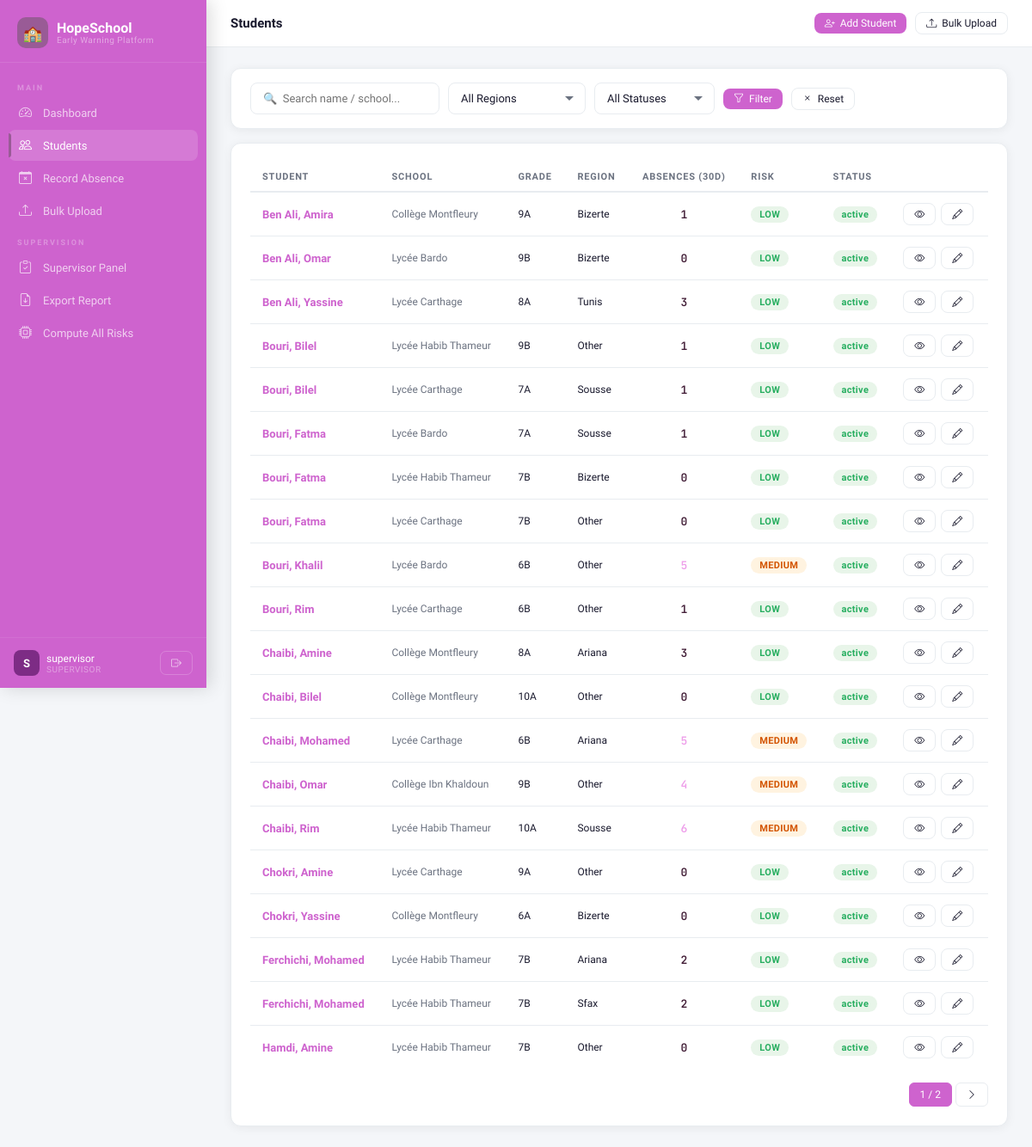
Page /students/ (signed in) on the committed database.
### earlywarning/models.py (models this page shows, shortened)
class Student(models.Model):
    first_name    = models.CharField(max_length=100)
    last_name     = models.CharField(max_length=100)
    date_of_birth = models.DateField()
    school        = models.CharField(max_length=200)
    grade         = models.CharField(max_length=20)
    region        = models.CharField(max_length=50, choices=REGION_CHOICES, default='tunis')
    status        = models.CharField(max_length=20, choices=STATUS_CHOICES, default='active')
    created_at    = models.DateTimeField(auto_now_add=True)
    updated_at    = models.DateTimeField(auto_now=True)
    class Meta:
        ordering = ['last_name', 'first_name']
        indexes = [models.Index(fields=['school', 'grade']),
                   models.Index(fields=['region'])]
    @property
    def recent_absence_count(self):
        cutoff = date.today() - timezone.timedelta(days=30)
        return self.absences.filter(date__gte=cutoff, justified=False).count()
    @property
    def current_risk_level(self):
        score = self.risk_scores.order_by('-computed_at').first()
        return score.level if score else 'low'

class RiskScore(models.Model):
    student      = models.ForeignKey(Student, on_delete=models.CASCADE, related_name='risk_scores')
    score        = models.FloatField()
    level        = models.CharField(max_length=10, choices=RISK_LEVEL_CHOICES)
    explanation  = models.TextField()
    computed_at  = models.DateField()
    computed_by  = models.ForeignKey(User, on_delete=models.SET_NULL, null=True, blank=True)
    class Meta:
        ordering = ['-computed_at']

### earlywarning/views.py (the view)
# urls.py: path('students/',                    views.student_list,   name='student_list'),
@login_required
def student_list(request):
    role = get_user_role(request.user)
    qs = Student.objects.all().prefetch_related('risk_scores', 'absences', 'alerts')
    q      = request.GET.get('q', '')
    region = request.GET.get('region', '')
    risk   = request.GET.get('risk', '')
    status = request.GET.get('status', '')
    if q:
        qs = qs.filter(Q(first_name__icontains=q) | Q(last_name__icontains=q) | Q(school__icontains=q))
    if region:
        qs = qs.filter(region=region)
    if status:
        qs = qs.filter(status=status)
    paginator = Paginator(qs, 20)
    page      = paginator.get_page(request.GET.get('page'))
    from .models import REGION_CHOICES, STATUS_CHOICES
    return render(request, 'earlywarning/student_list.html', {
        'page': page, 'role': role,
        'region_choices': REGION_CHOICES, 'status_choices': STATUS_CHOICES,
        'filters': {'q': q, 'region': region, 'risk': risk, 'status': status},
    })

### earlywarning/permissions.py (called while the page is built)
def get_user_role(user):
    if not user.is_authenticated:
        return None
    if user.is_staff or user.groups.filter(name='admin').exists():
        return 'admin'
    if user.groups.filter(name='supervisor').exists():
        return 'supervisor'
    if user.groups.filter(name='operator').exists():
        return 'operator'
    return 'operator'  # default

### earlywarning/templates/earlywarning/student_list.html (shortened to what this page needs)
{% extends 'earlywarning/base.html' %}
{% block page_title %}Students{% endblock %}
{% block topbar_actions %}
  <a href="{% url 'student_create' %}" class="btn btn-primary btn-sm"><i class="bi bi-person-plus"></i> Add Student</a>
  <a href="{% url 'bulk_upload' %}" class="btn btn-outline btn-sm"><i class="bi bi-upload"></i> Bulk Upload</a>
{% endblock %}
{% block content %}
<div class="card" style="padding:16px 22px;margin-bottom:16px">
  <form method="get" style="display:flex;gap:10px;align-items:center;flex-wrap:wrap">
    <input name="q" class="form-control" style="width:220px" placeholder="🔍  Search name / school..." value="{{ filters.q }}">
    <select name="region" class="form-control form-select" style="width:160px">
      <option value="">All Regions</option>
    </select>
    <select name="status" class="form-control form-select" style="width:140px">
      <option value="">All Statuses</option>
    </select>
    <button type="submit" class="btn btn-primary btn-sm"><i class="bi bi-funnel"></i> Filter</button>
    <a href="{% url 'student_list' %}" class="btn btn-outline btn-sm"><i class="bi bi-x"></i> Reset</a>
  </form>
</div>
<div class="card" style="padding:22px">
  <div class="table-wrap">
    <table>
      <thead>
        <tr>
          <th>Student</th>
          <th>School</th>
          <th>Grade</th>
          <th>Region</th>
          <th style="text-align:center">Absences (30d)</th>
          <th>Risk</th>
          <th>Status</th>
          <th></th>
        </tr>
      </thead>
      <tbody>
      {% for s in page %}
      <tr>
        <td>
          <a href="{% url 'student_detail' s.pk %}" style="font-weight:600;color:var(--green);text-decoration:none">
            {{ s.last_name }}, {{ s.first_name }}
          </a>
        </td>
        <td style="color:var(--muted);font-size:12px">{{ s.school }}</td>
        <td style="font-size:12px">{{ s.grade }}</td>
        <td style="font-size:12px">{{ s.get_region_display }}</td>
        <td style="text-align:center">
          <span style="font-family:'JetBrains Mono',monospace;font-weight:600;color:{% if s.recent_absence_count >= 7 %}var(--red){% elif s.recent_absence_count >= 4 %}var(--orange){% else %}var(--green-light){% endif %}">
            {{ s.recent_absence_count }}
          </span>
        </td>
        <td><span class="badge badge-{{ s.current_risk_level }}">{{ s.current_risk_level|upper }}</span></td>
        <td><span class="badge badge-{{ s.status }}">{{ s.status }}</span></td>
        <td style="display:flex;gap:6px">
          <a href="{% url 'student_detail' s.pk %}" class="btn btn-outline btn-sm"><i class="bi bi-eye"></i></a>
          <a href="{% url 'student_edit' s.pk %}" class="btn btn-outline btn-sm"><i class="bi bi-pencil"></i></a>
        </td>
      </tr>
      {% empty %}
      <tr><td colspan="8" style="text-align:center;color:var(--muted);padding:40px">
        <i class="bi bi-search" style="font-size:24px"></i>
        <div style="margin-top:8px;font-size:13px">No students found.</div>
      </td></tr>
      {% endfor %}
      </tbody>
    </table>
  </div>
  {% if page.has_other_pages %}
  <div class="pagination">
    <span class="page-btn active">{{ page.number }} / {{ page.paginator.num_pages }}</span>
    {% if page.has_next %}
    <a href="?page={{ page.next_page_number }}" class="page-btn"><i class="bi bi-chevron-right"></i></a>
    {% endif %}
  </div>
  {% endif %}
</div>
{% endblock %}

### earlywarning/templates/earlywarning/base.html (shortened to what this page needs)
<!DOCTYPE html>
<html lang="en">
<head>
<link href="https://cdn.jsdelivr.net/npm/bootstrap-icons@1.11.0/font/bootstrap-icons.css" rel="stylesheet">
</head>
<body>
{% if user.is_authenticated %}
<div class="sidebar">
  <div class="sidebar-brand">
    <div class="logo-icon">🏫</div>
    <div>
      <div class="logo-text">HopeSchool</div>
      <div class="logo-sub">Early Warning Platform</div>
    </div>
  </div>
  <nav class="sidebar-nav">
    <div class="nav-section-label">Main</div>
    <a class="nav-item {% if request.resolver_match.url_name == 'dashboard' %}active{% endif %}" href="{% url 'dashboard' %}">
      <i class="bi bi-speedometer2"></i> Dashboard
    </a>
    <a class="nav-item {% if 'student' in request.resolver_match.url_name %}active{% endif %}" href="{% url 'student_list' %}">
      <i class="bi bi-people"></i> Students
    </a>
    <a class="nav-item" href="{% url 'absence_create' %}">
      <i class="bi bi-calendar-x"></i> Record Absence
    </a>
    <a class="nav-item" href="{% url 'bulk_upload' %}">
      <i class="bi bi-upload"></i> Bulk Upload
    </a>
    {% if role in 'supervisor admin' %}
    <div class="nav-section-label">Supervision</div>
    <a class="nav-item {% if request.resolver_match.url_name == 'supervisor_panel' %}active{% endif %}" href="{% url 'supervisor_panel' %}">
      <i class="bi bi-clipboard-check"></i> Supervisor Panel
    </a>
    <a class="nav-item" href="{% url 'export_report' %}">
      <i class="bi bi-file-earmark-arrow-down"></i> Export Report
    </a>
    <a class="nav-item" href="{% url 'compute_all_risks' %}">
      <i class="bi bi-cpu"></i> Compute All Risks
    </a>
    {% endif %}
  </nav>
  <div class="sidebar-footer">
    <div class="avatar">{{ user.username|first|upper }}</div>
    <div class="user-info">
      <div class="user-name">{{ user.username }}</div>
      <div class="user-role">{{ role|default:"—" }}</div>
    </div>
    <a href="{% url 'logout' %}" class="logout-btn" title="Logout">
      <i class="bi bi-box-arrow-right"></i>
    </a>
  </div>
</div>
<div class="main">
  <div class="topbar">
    <span class="topbar-title">{% block page_title %}{% endblock %}</span>
    <div class="topbar-actions">
      {% block topbar_actions %}{% endblock %}
    </div>
  </div>
  <div class="page-body">
{% else %}
<div>
{% endif %}
{% block content %}{% endblock %}
{% if user.is_authenticated %}
  </div>
</div>
{% else %}
</div>
{% endif %}
</body>
</html>

### rows in the picture
Student: last_name "Ben Ali", first_name "Amira", school "Collège Montfleury", grade "9A", region "Bizerte", recent_absence_count "1", current_risk_level "LOW", status "active"
Student: last_name "Ben Ali", first_name "Omar", school "Lycée Bardo", grade "9B", region "Bizerte", recent_absence_count "0", current_risk_level "LOW", status "active"
Student: last_name "Ben Ali", first_name "Yassine", school "Lycée Carthage", grade "8A", region "Tunis", recent_absence_count "3", current_risk_level "LOW", status "active"
Student: last_name "Bouri", first_name "Bilel", school "Lycée Habib Thameur", grade "9B", region "Other", recent_absence_count "1", current_risk_level "LOW", status "active"
Student: last_name "Bouri", first_name "Bilel", school "Lycée Carthage", grade "7A", region "Sousse", recent_absence_count "1", current_risk_level "LOW", status "active"
Student: last_name "Bouri", first_name "Fatma", school "Lycée Bardo", grade "7A", region "Sousse", recent_absence_count "1", current_risk_level "LOW", status "active"
Student: last_name "Bouri", first_name "Fatma", school "Lycée Habib Thameur", grade "7B", region "Bizerte", recent_absence_count "0", current_risk_level "LOW", status "active"
Student: last_name "Bouri", first_name "Fatma", school "Lycée Carthage", grade "7B", region "Other", recent_absence_count "0", current_risk_level "LOW", status "active"
Student: last_name "Bouri", first_name "Khalil", school "Lycée Bardo", grade "6B", region "Other", recent_absence_count "5", current_risk_level "MEDIUM", status "active"
Student: last_name "Bouri", first_name "Rim", school "Lycée Carthage", grade "6B", region "Other", recent_absence_count "1", current_risk_level "LOW", status "active"
Student: last_name "Chaibi", first_name "Amine", school "Collège Montfleury", grade "8A", region "Ariana", recent_absence_count "3", current_risk_level "LOW", status "active"
Student: last_name "Chaibi", first_name "Bilel", school "Collège Montfleury", grade "10A", region "Other", recent_absence_count "0", current_risk_level "LOW", status "active"
Student: last_name "Chaibi", first_name "Mohamed", school "Lycée Carthage", grade "6B", region "Ariana", recent_absence_count "5", current_risk_level "MEDIUM", status "active"
Student: last_name "Chaibi", first_name "Omar", school "Collège Ibn Khaldoun", grade "9B", region "Other", recent_absence_count "4", current_risk_level "MEDIUM", status "active"
Student: last_name "Chaibi", first_name "Rim", school "Lycée Habib Thameur", grade "10A", region "Sousse", recent_absence_count "6", current_risk_level "MEDIUM", status "active"
Student: last_name "Chokri", first_name "Amine", school "Lycée Carthage", grade "9A", region "Other", recent_absence_count "0", current_risk_level "LOW", status "active"
Student: last_name "Chokri", first_name "Yassine", school "Collège Montfleury", grade "6A", region "Bizerte", recent_absence_count "0", current_risk_level "LOW", status "active"
Student: last_name "Ferchichi", first_name "Mohamed", school "Lycée Habib Thameur", grade "7B", region "Ariana", recent_absence_count "2", current_risk_level "LOW", status "active"
Student: last_name "Ferchichi", first_name "Mohamed", school "Lycée Habib Thameur", grade "7B", region "Sfax", recent_absence_count "2", current_risk_level "LOW", status "active"
Student: last_name "Hamdi", first_name "Amine", school "Lycée Habib Thameur", grade "7B", region "Other", recent_absence_count "0", current_risk_level "LOW", status "active"

### other values in the picture
{{ user.username|first|upper }} "S"
{{ user.username }} "supervisor"
{{ role|default:"—" }} "SUPERVISOR"
{{ page.number }} "1"
{{ page.paginator.num_pages }} "2"
